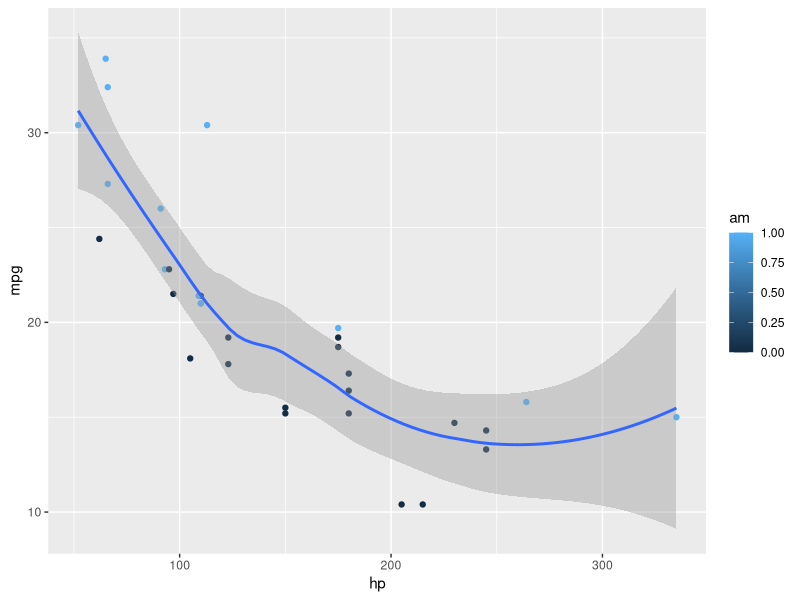

This chart was generated by the following R code:
## ---- chunk 1
library(ggplot2)
ggplot(mtcars, aes(hp, mpg, color = am)) +
    geom_point() +
    geom_smooth(formula = y ~ x, method = "loess")
## ---- chunk 2
knitr::kable(mtcars)
